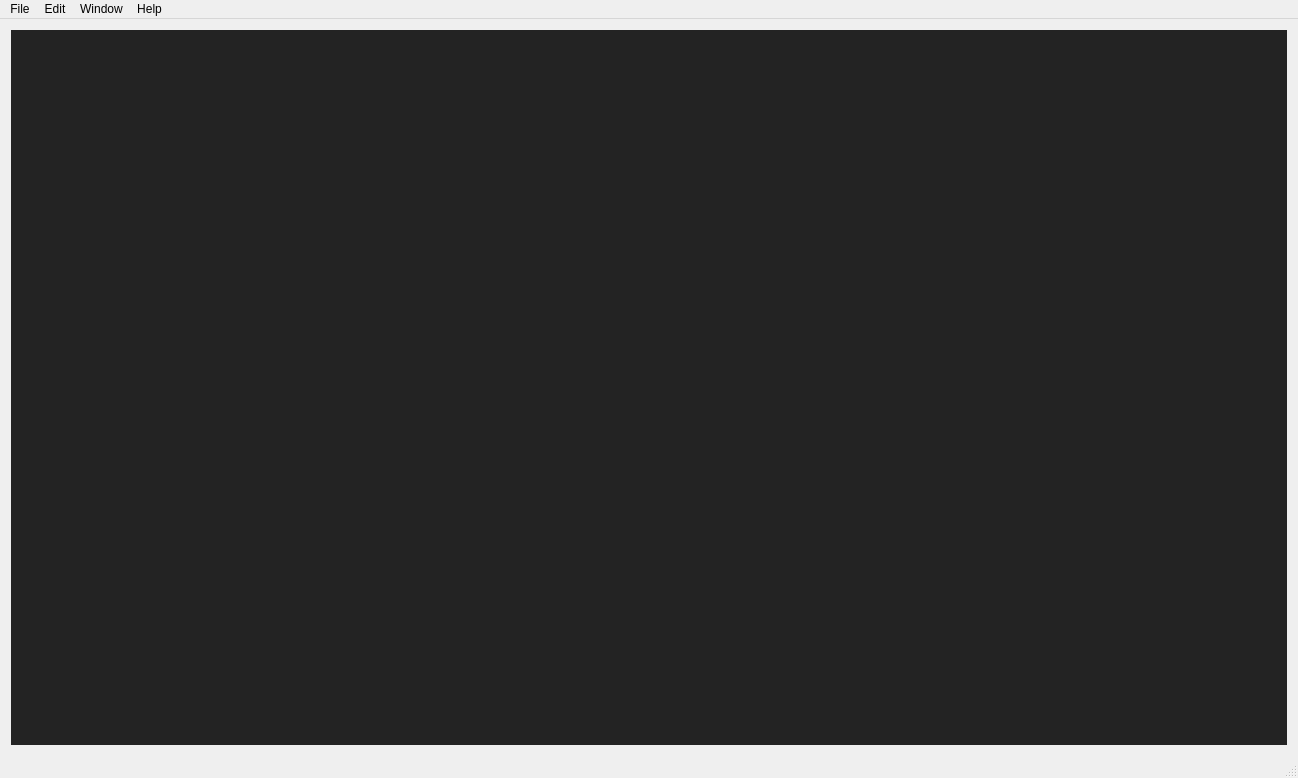
<?xml version="1.0" encoding="UTF-8"?>
<ui version="4.0">
 <class>MainWindow</class>
 <widget class="QMainWindow" name="MainWindow">
  <property name="geometry">
   <rect>
    <x>0</x>
    <y>0</y>
    <width>1298</width>
    <height>778</height>
   </rect>
  </property>
  <property name="acceptDrops">
   <bool>true</bool>
  </property>
  <property name="windowTitle">
   <string>3D Model Viewer</string>
  </property>
  <property name="windowIcon">
   <iconset resource="ModelViewer.qrc">
    <normaloff>:/new/prefix1/res/logo.png</normaloff>:/new/prefix1/res/logo.png</iconset>
  </property>
  <widget class="QWidget" name="centralWidget">
   <layout class="QGridLayout" name="gridLayout">
    <item row="0" column="0">
     <widget class="QMdiArea" name="mdiArea">
      <property name="autoFillBackground">
       <bool>false</bool>
      </property>
      <property name="background">
       <brush brushstyle="SolidPattern">
        <color alpha="255">
         <red>35</red>
         <green>35</green>
         <blue>35</blue>
        </color>
       </brush>
      </property>
      <property name="activationOrder">
       <enum>QMdiArea::ActivationHistoryOrder</enum>
      </property>
      <property name="viewMode">
       <enum>QMdiArea::SubWindowView</enum>
      </property>
      <property name="documentMode">
       <bool>false</bool>
      </property>
      <property name="tabsClosable">
       <bool>false</bool>
      </property>
      <property name="tabsMovable">
       <bool>false</bool>
      </property>
     </widget>
    </item>
   </layout>
  </widget>
  <widget class="QMenuBar" name="menuBar">
   <property name="geometry">
    <rect>
     <x>0</x>
     <y>0</y>
     <width>1298</width>
     <height>19</height>
    </rect>
   </property>
   <widget class="QMenu" name="menuFile">
    <property name="title">
     <string>File</string>
    </property>
    <addaction name="actionNew"/>
    <addaction name="actionOpen"/>
    <addaction name="actionImport"/>
    <addaction name="actionExport"/>
    <addaction name="separator"/>
    <addaction name="actionSave"/>
    <addaction name="actionSave_As"/>
    <addaction name="separator"/>
    <addaction name="actionFileClose"/>
    <addaction name="actionExit"/>
   </widget>
   <widget class="QMenu" name="menuHelp">
    <property name="title">
     <string>Help</string>
    </property>
    <addaction name="actionAbout"/>
    <addaction name="actionAbout_Qt"/>
   </widget>
   <widget class="QMenu" name="menuWindows">
    <property name="title">
     <string>Window</string>
    </property>
    <addaction name="actionClose"/>
    <addaction name="actionClose_All"/>
    <addaction name="separator"/>
    <addaction name="actionCascade"/>
    <addaction name="actionTile"/>
    <addaction name="actionTile_Horizontally"/>
    <addaction name="actionTile_Vertically"/>
    <addaction name="separator"/>
    <addaction name="actionNext"/>
    <addaction name="actionPrevious"/>
    <addaction name="separator"/>
   </widget>
   <widget class="QMenu" name="menuEdit">
    <property name="title">
     <string>Edit</string>
    </property>
    <addaction name="actionUndo"/>
    <addaction name="actionRedo"/>
   </widget>
   <addaction name="menuFile"/>
   <addaction name="menuEdit"/>
   <addaction name="menuWindows"/>
   <addaction name="menuHelp"/>
  </widget>
  <widget class="QStatusBar" name="statusBar"/>
  <action name="actionExit">
   <property name="icon">
    <iconset theme="application-exit">
     <normaloff>.</normaloff>.</iconset>
   </property>
   <property name="text">
    <string>Exit</string>
   </property>
   <property name="statusTip">
    <string>Exit the application</string>
   </property>
  </action>
  <action name="actionAbout">
   <property name="icon">
    <iconset theme="help-about">
     <normaloff>.</normaloff>.</iconset>
   </property>
   <property name="text">
    <string>About</string>
   </property>
   <property name="statusTip">
    <string>About the application</string>
   </property>
  </action>
  <action name="actionAbout_Qt">
   <property name="icon">
    <iconset theme="help-about-qt">
     <normaloff>.</normaloff>.</iconset>
   </property>
   <property name="text">
    <string>About Qt</string>
   </property>
   <property name="statusTip">
    <string>About the Qt Library</string>
   </property>
  </action>
  <action name="actionNew">
   <property name="icon">
    <iconset theme="document-new">
     <normaloff>.</normaloff>.</iconset>
   </property>
   <property name="text">
    <string>New</string>
   </property>
   <property name="statusTip">
    <string>Create a new document window</string>
   </property>
   <property name="shortcut">
    <string>Ctrl+N</string>
   </property>
  </action>
  <action name="actionTile_Horizontally">
   <property name="text">
    <string>Tile Horizontally</string>
   </property>
   <property name="statusTip">
    <string>Tile sub windows horizontally</string>
   </property>
  </action>
  <action name="actionTile_Vertically">
   <property name="text">
    <string>Tile Vertically</string>
   </property>
   <property name="statusTip">
    <string>Tile sub windows vertically</string>
   </property>
  </action>
  <action name="actionCascade">
   <property name="text">
    <string>Cascade</string>
   </property>
   <property name="statusTip">
    <string>Cascade sub windows</string>
   </property>
  </action>
  <action name="actionTile">
   <property name="text">
    <string>Tile</string>
   </property>
   <property name="statusTip">
    <string>Tile sub windows</string>
   </property>
  </action>
  <action name="actionClose">
   <property name="icon">
    <iconset theme="window-close">
     <normaloff>.</normaloff>.</iconset>
   </property>
   <property name="text">
    <string>Close</string>
   </property>
  </action>
  <action name="actionClose_All">
   <property name="icon">
    <iconset theme="window-close-all">
     <normaloff>.</normaloff>.</iconset>
   </property>
   <property name="text">
    <string>Close All</string>
   </property>
  </action>
  <action name="actionNext">
   <property name="icon">
    <iconset theme="window-next">
     <normaloff>.</normaloff>.</iconset>
   </property>
   <property name="text">
    <string>Next</string>
   </property>
  </action>
  <action name="actionPrevious">
   <property name="icon">
    <iconset theme="window-previous">
     <normaloff>.</normaloff>.</iconset>
   </property>
   <property name="text">
    <string>Previous</string>
   </property>
  </action>
  <action name="actionOpen">
   <property name="icon">
    <iconset theme="document-open">
     <normaloff>.</normaloff>.</iconset>
   </property>
   <property name="text">
    <string>Open</string>
   </property>
   <property name="statusTip">
    <string>Open an existing model</string>
   </property>
   <property name="shortcut">
    <string>Ctrl+O</string>
   </property>
  </action>
  <action name="actionImport">
   <property name="icon">
    <iconset theme="document-import">
     <normaloff>.</normaloff>.</iconset>
   </property>
   <property name="text">
    <string>Import</string>
   </property>
   <property name="statusTip">
    <string>Import a model into the current document</string>
   </property>
   <property name="shortcut">
    <string>Ctrl+I</string>
   </property>
  </action>
  <action name="actionSave">
   <property name="icon">
    <iconset theme="document-save">
     <normaloff>.</normaloff>.</iconset>
   </property>
   <property name="text">
    <string>Save</string>
   </property>
   <property name="statusTip">
    <string>Save the current document</string>
   </property>
  </action>
  <action name="actionSave_As">
   <property name="icon">
    <iconset theme="document-save-as">
     <normaloff>.</normaloff>.</iconset>
   </property>
   <property name="text">
    <string>Save As</string>
   </property>
   <property name="statusTip">
    <string>Save the current document as another file name</string>
   </property>
  </action>
  <action name="actionUndo">
   <property name="icon">
    <iconset theme="edit-undo">
     <normaloff>.</normaloff>.</iconset>
   </property>
   <property name="text">
    <string>Undo</string>
   </property>
   <property name="statusTip">
    <string>Undo the last action</string>
   </property>
  </action>
  <action name="actionRedo">
   <property name="icon">
    <iconset theme="edit-redo">
     <normaloff>.</normaloff>.</iconset>
   </property>
   <property name="text">
    <string>Redo</string>
   </property>
   <property name="statusTip">
    <string>Redo the last action</string>
   </property>
  </action>
  <action name="actionFileClose">
   <property name="icon">
    <iconset theme="document-close">
     <normaloff>.</normaloff>.</iconset>
   </property>
   <property name="text">
    <string>Close</string>
   </property>
   <property name="statusTip">
    <string>Close the current file</string>
   </property>
  </action>
  <action name="actionExport">
   <property name="text">
    <string>Export</string>
   </property>
  </action>
 </widget>
 <layoutdefault spacing="6" margin="11"/>
 <resources>
  <include location="ModelViewer.qrc"/>
 </resources>
 <connections/>
</ui>
